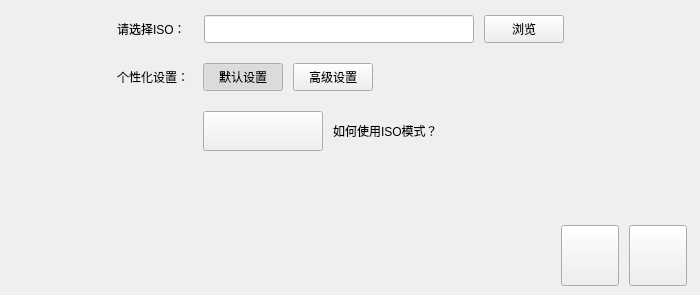
<?xml version="1.0" encoding="UTF-8"?>
<ui version="4.0">
 <class>FormISO</class>
 <widget class="QWidget" name="FormISO">
  <property name="geometry">
   <rect>
    <x>0</x>
    <y>0</y>
    <width>700</width>
    <height>295</height>
   </rect>
  </property>
  <property name="sizePolicy">
   <sizepolicy hsizetype="Fixed" vsizetype="Fixed">
    <horstretch>0</horstretch>
    <verstretch>0</verstretch>
   </sizepolicy>
  </property>
  <property name="windowTitle">
   <string>Form</string>
  </property>
  <widget class="QWidget" name="verticalLayoutWidget">
   <property name="geometry">
    <rect>
     <x>0</x>
     <y>0</y>
     <width>707</width>
     <height>301</height>
    </rect>
   </property>
   <layout class="QVBoxLayout" name="verticalLayout">
    <property name="spacing">
     <number>20</number>
    </property>
    <property name="topMargin">
     <number>15</number>
    </property>
    <property name="bottomMargin">
     <number>15</number>
    </property>
    <item>
     <layout class="QHBoxLayout" name="horizontalLayout_4">
      <property name="spacing">
       <number>10</number>
      </property>
      <property name="leftMargin">
       <number>117</number>
      </property>
      <property name="rightMargin">
       <number>0</number>
      </property>
      <item>
       <widget class="QLabel" name="label">
        <property name="sizePolicy">
         <sizepolicy hsizetype="Fixed" vsizetype="Fixed">
          <horstretch>0</horstretch>
          <verstretch>0</verstretch>
         </sizepolicy>
        </property>
        <property name="minimumSize">
         <size>
          <width>77</width>
          <height>28</height>
         </size>
        </property>
        <property name="maximumSize">
         <size>
          <width>77</width>
          <height>28</height>
         </size>
        </property>
        <property name="text">
         <string>请选择ISO：</string>
        </property>
       </widget>
      </item>
      <item>
       <widget class="QLineEdit" name="lineEdit_path_iso">
        <property name="sizePolicy">
         <sizepolicy hsizetype="Fixed" vsizetype="Fixed">
          <horstretch>0</horstretch>
          <verstretch>0</verstretch>
         </sizepolicy>
        </property>
        <property name="minimumSize">
         <size>
          <width>270</width>
          <height>28</height>
         </size>
        </property>
        <property name="maximumSize">
         <size>
          <width>270</width>
          <height>28</height>
         </size>
        </property>
       </widget>
      </item>
      <item>
       <widget class="QPushButton" name="pushButton_explore">
        <property name="sizePolicy">
         <sizepolicy hsizetype="Fixed" vsizetype="Fixed">
          <horstretch>80</horstretch>
          <verstretch>28</verstretch>
         </sizepolicy>
        </property>
        <property name="minimumSize">
         <size>
          <width>80</width>
          <height>28</height>
         </size>
        </property>
        <property name="maximumSize">
         <size>
          <width>80</width>
          <height>28</height>
         </size>
        </property>
        <property name="text">
         <string>浏览</string>
        </property>
       </widget>
      </item>
      <item>
       <spacer name="horizontalSpacer_2">
        <property name="orientation">
         <enum>Qt::Horizontal</enum>
        </property>
        <property name="sizeHint" stdset="0">
         <size>
          <width>40</width>
          <height>20</height>
         </size>
        </property>
       </spacer>
      </item>
     </layout>
    </item>
    <item>
     <layout class="QHBoxLayout" name="horizontalLayout_3">
      <property name="spacing">
       <number>10</number>
      </property>
      <property name="leftMargin">
       <number>117</number>
      </property>
      <property name="rightMargin">
       <number>0</number>
      </property>
      <item>
       <widget class="QLabel" name="label_2">
        <property name="sizePolicy">
         <sizepolicy hsizetype="Fixed" vsizetype="Fixed">
          <horstretch>0</horstretch>
          <verstretch>0</verstretch>
         </sizepolicy>
        </property>
        <property name="minimumSize">
         <size>
          <width>76</width>
          <height>28</height>
         </size>
        </property>
        <property name="maximumSize">
         <size>
          <width>76</width>
          <height>28</height>
         </size>
        </property>
        <property name="text">
         <string>个性化设置：</string>
        </property>
       </widget>
      </item>
      <item>
       <widget class="QPushButton" name="pushButton_default_setting">
        <property name="sizePolicy">
         <sizepolicy hsizetype="Fixed" vsizetype="Fixed">
          <horstretch>80</horstretch>
          <verstretch>28</verstretch>
         </sizepolicy>
        </property>
        <property name="minimumSize">
         <size>
          <width>80</width>
          <height>28</height>
         </size>
        </property>
        <property name="maximumSize">
         <size>
          <width>80</width>
          <height>28</height>
         </size>
        </property>
        <property name="text">
         <string>默认设置</string>
        </property>
        <property name="checkable">
         <bool>true</bool>
        </property>
        <property name="checked">
         <bool>true</bool>
        </property>
       </widget>
      </item>
      <item>
       <widget class="QPushButton" name="pushButton_advance_setting">
        <property name="sizePolicy">
         <sizepolicy hsizetype="Fixed" vsizetype="Fixed">
          <horstretch>80</horstretch>
          <verstretch>28</verstretch>
         </sizepolicy>
        </property>
        <property name="minimumSize">
         <size>
          <width>80</width>
          <height>28</height>
         </size>
        </property>
        <property name="maximumSize">
         <size>
          <width>80</width>
          <height>28</height>
         </size>
        </property>
        <property name="text">
         <string>高级设置</string>
        </property>
        <property name="checkable">
         <bool>true</bool>
        </property>
       </widget>
      </item>
      <item>
       <spacer name="horizontalSpacer">
        <property name="orientation">
         <enum>Qt::Horizontal</enum>
        </property>
        <property name="sizeHint" stdset="0">
         <size>
          <width>40</width>
          <height>20</height>
         </size>
        </property>
       </spacer>
      </item>
     </layout>
    </item>
    <item>
     <layout class="QHBoxLayout" name="horizontalLayout_2">
      <property name="spacing">
       <number>10</number>
      </property>
      <property name="leftMargin">
       <number>203</number>
      </property>
      <property name="rightMargin">
       <number>0</number>
      </property>
      <item>
       <widget class="QPushButton" name="pushButton_start_make">
        <property name="sizePolicy">
         <sizepolicy hsizetype="Fixed" vsizetype="Fixed">
          <horstretch>0</horstretch>
          <verstretch>0</verstretch>
         </sizepolicy>
        </property>
        <property name="minimumSize">
         <size>
          <width>120</width>
          <height>40</height>
         </size>
        </property>
        <property name="maximumSize">
         <size>
          <width>120</width>
          <height>40</height>
         </size>
        </property>
        <property name="baseSize">
         <size>
          <width>120</width>
          <height>40</height>
         </size>
        </property>
        <property name="text">
         <string/>
        </property>
       </widget>
      </item>
      <item>
       <widget class="QLabel" name="label_3">
        <property name="cursor">
         <cursorShape>PointingHandCursor</cursorShape>
        </property>
        <property name="text">
         <string>如何使用ISO模式？</string>
        </property>
       </widget>
      </item>
      <item>
       <spacer name="horizontalSpacer_3">
        <property name="orientation">
         <enum>Qt::Horizontal</enum>
        </property>
        <property name="sizeHint" stdset="0">
         <size>
          <width>40</width>
          <height>20</height>
         </size>
        </property>
       </spacer>
      </item>
     </layout>
    </item>
    <item>
     <spacer name="verticalSpacer">
      <property name="orientation">
       <enum>Qt::Vertical</enum>
      </property>
      <property name="sizeHint" stdset="0">
       <size>
        <width>20</width>
        <height>40</height>
       </size>
      </property>
     </spacer>
    </item>
    <item>
     <layout class="QHBoxLayout" name="horizontalLayout">
      <property name="spacing">
       <number>10</number>
      </property>
      <property name="leftMargin">
       <number>0</number>
      </property>
      <property name="rightMargin">
       <number>20</number>
      </property>
      <item>
       <spacer name="horizontalSpacer_4">
        <property name="orientation">
         <enum>Qt::Horizontal</enum>
        </property>
        <property name="sizeHint" stdset="0">
         <size>
          <width>40</width>
          <height>20</height>
         </size>
        </property>
       </spacer>
      </item>
      <item>
       <widget class="QPushButton" name="pushButton_fire_cd">
        <property name="sizePolicy">
         <sizepolicy hsizetype="Fixed" vsizetype="Fixed">
          <horstretch>0</horstretch>
          <verstretch>0</verstretch>
         </sizepolicy>
        </property>
        <property name="minimumSize">
         <size>
          <width>58</width>
          <height>61</height>
         </size>
        </property>
        <property name="maximumSize">
         <size>
          <width>58</width>
          <height>61</height>
         </size>
        </property>
        <property name="text">
         <string/>
        </property>
       </widget>
      </item>
      <item>
       <widget class="QPushButton" name="pushButton_simulate_boot">
        <property name="sizePolicy">
         <sizepolicy hsizetype="Fixed" vsizetype="Fixed">
          <horstretch>0</horstretch>
          <verstretch>0</verstretch>
         </sizepolicy>
        </property>
        <property name="minimumSize">
         <size>
          <width>58</width>
          <height>61</height>
         </size>
        </property>
        <property name="maximumSize">
         <size>
          <width>58</width>
          <height>61</height>
         </size>
        </property>
        <property name="text">
         <string/>
        </property>
       </widget>
      </item>
     </layout>
    </item>
   </layout>
  </widget>
 </widget>
 <resources/>
 <connections/>
</ui>
